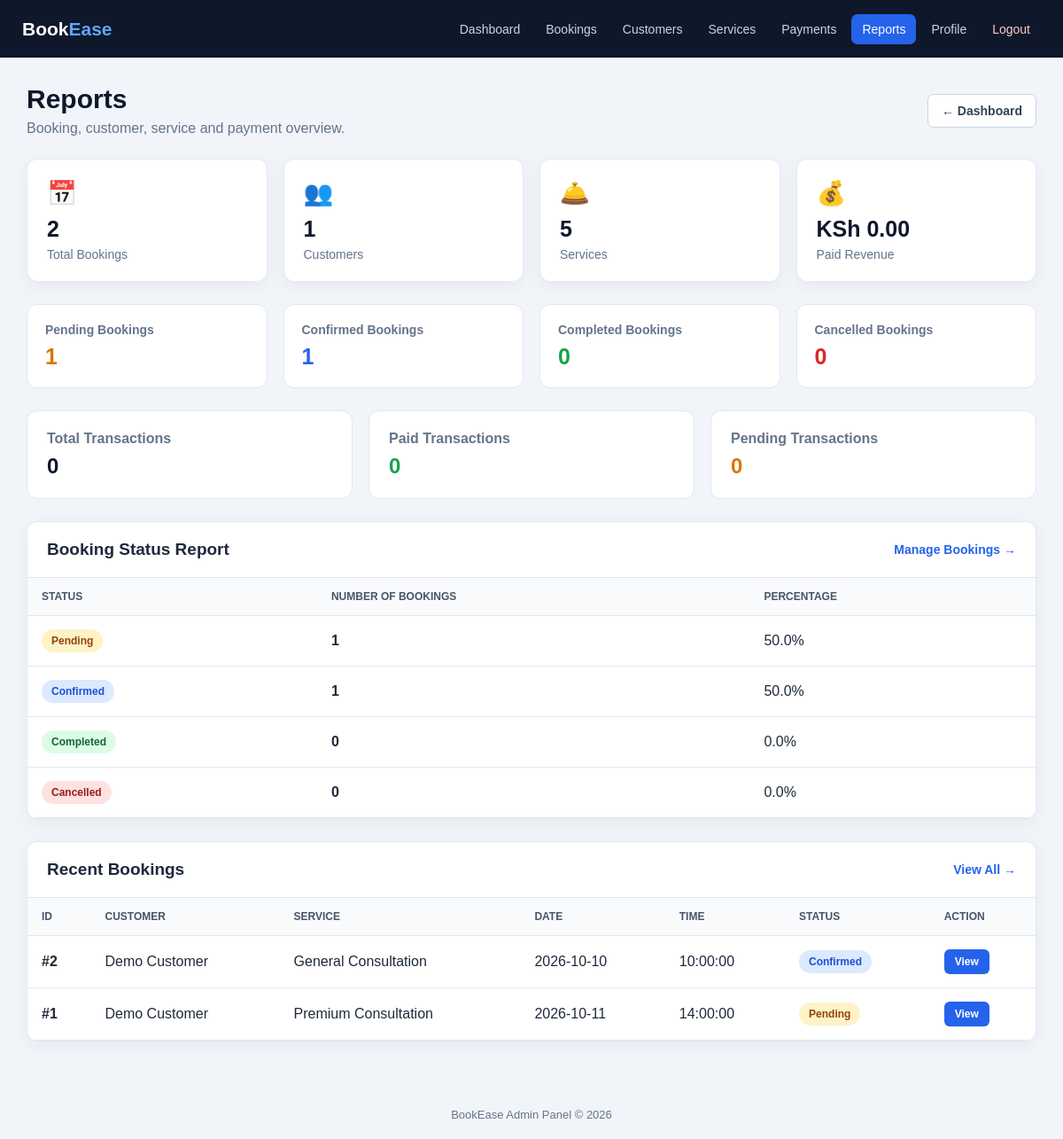
Screenshot of /admin/reports.php (signed in) with the database file from the repository.
### tables this page shows
CREATE TABLE bookings (

    id INT UNSIGNED AUTO_INCREMENT PRIMARY KEY,

    user_id INT UNSIGNED NOT NULL,

    service_id INT UNSIGNED NOT NULL,

    staff_id INT UNSIGNED DEFAULT NULL,

    booking_reference VARCHAR(50)
        DEFAULT NULL UNIQUE,

    booking_date DATE NOT NULL,

    booking_time TIME NOT NULL,

    customer_name VARCHAR(150)
        DEFAULT NULL,

    customer_email VARCHAR(190)
        DEFAULT NULL,

    customer_phone VARCHAR(30)
        DEFAULT NULL,

    notes TEXT DEFAULT NULL,

    amount DECIMAL(12,2)
        NOT NULL DEFAULT 0.00,

    total_amount DECIMAL(12,2)
        NOT NULL DEFAULT 0.00,

    status ENUM(
        'pending',
        'confirmed',
        'completed',
        'cancelled',
        'rejected',
        'no_show'
    ) NOT NULL DEFAULT 'pending',

    payment_status ENUM(
        'unpaid',
        'pending',
        'paid',
        'failed',
        'refunded'
    ) NOT NULL DEFAULT 'unpaid',

    cancellation_reason TEXT DEFAULT NULL,

    cancelled_at DATETIME DEFAULT NULL,

    confirmed_at DATETIME DEFAULT NULL,

    completed_at DATETIME DEFAULT NULL,

    created_at TIMESTAMP NOT NULL
        DEFAULT CURRENT_TIMESTAMP,

    updated_at TIMESTAMP NOT NULL
        DEFAULT CURRENT_TIMESTAMP
        ON UPDATE CURRENT_TIMESTAMP,

    CONSTRAINT fk_booking_user
        FOREIGN KEY (user_id)
        REFERENCES users(id)
        ON DELETE RESTRICT
        ON UPDATE CASCADE,

    CONSTRAINT fk_booking_service
        FOREIGN KEY (service_id)
        REFERENCES services(id)
        ON DELETE RESTRICT
        ON UPDATE CASCADE,

    CONSTRAINT fk_booking_staff
        FOREIGN KEY (staff_id)
        REFERENCES staff(id)
        ON DELETE SET NULL
        ON UPDATE CASCADE,

    INDEX idx_bookings_user (
        user_id
    ),

    INDEX idx_bookings_service (
        service_id
    ),

    INDEX idx_bookings_staff (
        staff_id
    ),

    INDEX idx_bookings_date (
        booking_date
    ),

    INDEX idx_bookings_time (
        booking_time
    ),

    INDEX idx_bookings_status (
        status
    ),

    INDEX idx_bookings_payment_status (
        payment_status
    ),

    INDEX idx_bookings_datetime (
        booking_date,
        booking_time
    ),

    UNIQUE KEY uq_staff_booking_slot (
        staff_id,
        booking_date,
        booking_time
    )

);

CREATE TABLE users (

    id INT UNSIGNED AUTO_INCREMENT PRIMARY KEY,

    name VARCHAR(150) NOT NULL,

    email VARCHAR(190) NOT NULL UNIQUE,

    phone VARCHAR(30) DEFAULT NULL,

    password VARCHAR(255) NOT NULL,

    role ENUM(
        'admin',
        'customer',
        'staff'
    ) NOT NULL DEFAULT 'customer',

    status ENUM(
        'active',
        'inactive',
        'suspended'
    ) NOT NULL DEFAULT 'active',

    email_verified TINYINT(1) NOT NULL DEFAULT 0,

    verification_token VARCHAR(255) DEFAULT NULL,

    reset_token VARCHAR(255) DEFAULT NULL,

    reset_expires DATETIME DEFAULT NULL,

    last_login DATETIME DEFAULT NULL,

    created_at TIMESTAMP NOT NULL
        DEFAULT CURRENT_TIMESTAMP,

    updated_at TIMESTAMP NOT NULL
        DEFAULT CURRENT_TIMESTAMP
        ON UPDATE CURRENT_TIMESTAMP,

    INDEX idx_users_role (role),

    INDEX idx_users_status (status),

    INDEX idx_users_verification_token (
        verification_token
    ),

    INDEX idx_users_reset_token (
        reset_token
    )

);

CREATE TABLE services (

    id INT UNSIGNED AUTO_INCREMENT PRIMARY KEY,

    name VARCHAR(150) NOT NULL,

    description TEXT DEFAULT NULL,

    price DECIMAL(12,2) NOT NULL DEFAULT 0.00,

    duration VARCHAR(100) NOT NULL DEFAULT '1 hour',

    status ENUM(
        'active',
        'inactive'
    ) NOT NULL DEFAULT 'active',

    created_at TIMESTAMP NOT NULL
        DEFAULT CURRENT_TIMESTAMP,

    updated_at TIMESTAMP NOT NULL
        DEFAULT CURRENT_TIMESTAMP
        ON UPDATE CURRENT_TIMESTAMP,

    INDEX idx_services_status (status),

    INDEX idx_services_name (name)

);

### admin/reports.php (the view, shortened to what the rows shown need)
<?php
try {
    $database = new Database();
    $conn = $database->getConnection();
} catch (Throwable $e) {
    die(
        'Database connection error: ' .
        htmlspecialchars(
            $e->getMessage(),
            ENT_QUOTES,
            'UTF-8'
        )
    );
}
$recentBookings  = [];
$errorMessages = [];
try {
    $stmt = $conn->query("
        SELECT
            b.id,
            b.booking_date,
            b.booking_time,
            b.status,
            u.name AS customer,
            s.name AS service
        FROM bookings b
        LEFT JOIN users u
            ON b.user_id = u.id
        LEFT JOIN services s
            ON b.service_id = s.id
        ORDER BY b.id DESC
        LIMIT 10
    ");
    $recentBookings =
        $stmt->fetchAll(PDO::FETCH_ASSOC);
} catch (Throwable $e) {
    $errorMessages[] =
        'Unable to load recent bookings.';
}
function report_h($value)
{
    return htmlspecialchars(
        (string) $value,
        ENT_QUOTES,
        'UTF-8'
    );
}
function report_status_class($status)
{
    $status =
        strtolower(
            trim(
                (string) $status
            )
        );
    $allowed = [
        'pending',
        'confirmed',
        'completed',
        'cancelled'
    ];
    return in_array(
        $status,
        $allowed,
        true
    )
        ? $status
        : 'default';
}
?>
<!DOCTYPE html>
<html lang="en">
<head>
</head>
<body>
<div class="content">
    <div class="page-header">
        <div class="page-title">
            <h1>
                Reports
            </h1>
        </div>
    </div>
    <div class="table-container">
        <div class="table-wrapper">
            <table>
                <thead>
                    <tr>
                        <th>
                            Status
                        </th>
                        <th>
                            Number of Bookings
                        </th>
                        <th>
                            Percentage
                        </th>
                    </tr>
                </thead>
            </table>
        </div>
    </div>
    <div class="table-container">
        <div class="table-wrapper">
            <table>
                <thead>
                    <tr>
                        <th>
                            ID
                        </th>
                        <th>
                            Customer
                        </th>
                        <th>
                            Service
                        </th>
                        <th>
                            Date
                        </th>
                        <th>
                            Time
                        </th>
                        <th>
                            Status
                        </th>
                        <th>
                            Action
                        </th>
                    </tr>
                </thead>
                <tbody>
                <?php if (!empty($recentBookings)): ?>
                    <?php foreach (
                        $recentBookings
                        as $booking
                    ): ?>
                        <?php
                        $bookingId =
                            (int) (
                                $booking['id']
                                ?? 0
                            );
                        $customer =
                            $booking['customer']
                            ?? 'Unknown Customer';
                        $service =
                            $booking['service']
                            ?? 'Unknown Service';
                        $bookingDate =
                            $booking['booking_date']
                            ?? '-';
                        $bookingTime =
                            $booking['booking_time']
                            ?? '-';
                        $bookingStatus =
                            strtolower(
                                trim(
                                    $booking['status']
                                    ?? 'pending'
                                )
                            );
                        $statusClass =
                            report_status_class(
                                $bookingStatus
                            );
                        ?>
                        <tr>
                            <td>
                                <strong>
                                    #<?= $bookingId ?>
                                </strong>
                            </td>
                            <td>
                                <?= report_h(
                                    $customer
                                ) ?>
                            </td>
                            <td>
                                <?= report_h(
                                    $service
                                ) ?>
                            </td>
                            <td>
                                <?= report_h(
                                    $bookingDate
                                ) ?>
                            </td>
                            <td>
                                <?= report_h(
                                    $bookingTime
                                ) ?>
                            </td>
                            <td>
                                <span
                                    class="badge badge-<?= report_h(
                                        $statusClass
                                    ) ?>"
                                >
                                    <?= ucfirst(
                                        report_h(
                                            $bookingStatus
                                        )
                                    ) ?>
                                </span>
                            </td>
                            <td>
                                <?php if ($bookingId > 0): ?>
                                    <a
                                        href="<?= report_h(BASE_URL) ?>/admin/booking-view.php?id=<?= $bookingId ?>"
                                        class="view-btn"
                                    >
                                        View
                                    </a>
                                <?php else: ?>
                                    -
                                <?php endif; ?>
                            </td>
                        </tr>
                    <?php endforeach; ?>
                <?php endif; ?>
                </tbody>
            </table>
        </div>
    </div>
</div>
</body>
</html>

### rows the page displays
bookings: id "2", user.name "Demo Customer", service.name "General Consultation", booking_date "2026-10-10", booking_time "10:00:00", status "Confirmed"
bookings: id "1", user.name "Demo Customer", service.name "Premium Consultation", booking_date "2026-10-11", booking_time "14:00:00", status "Pending"

### other values shown
$totalBookings "2"
$totalCustomers "1"
$totalServices "5"
$revenue "0.00"
$pending "1"
$confirmed "1"
$completed "0"
$cancelled "0"
$totalPayments "0"
$paidPayments "0"
$pendingPayments "0"
$statusRow['value'] "1"
$percentage "50.0"
$statusRow['value'] "0"
$percentage "0.0"
